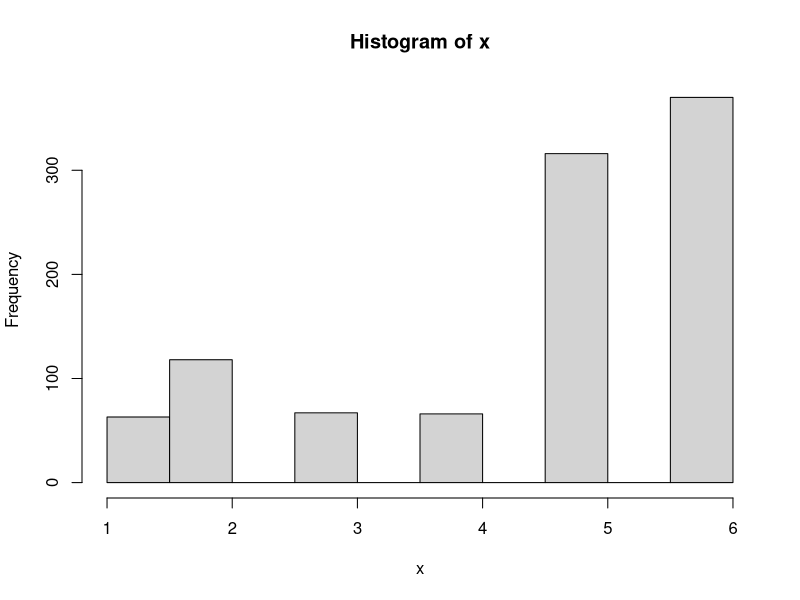

Write the R code that produced this figure.
#Tema:
#construiti o functie in R care sa genereze un zar masluit pe mai multe fete indicand
#probabilitatile fetelor favorizate iar celelalte probabilitati sa fie calculate implicit (0.1/10 bonus)

fete <- 1:6
fav <- c(5, 6, 2) #aici bagam n-tuplul pe care il vrem favorizat
probFav <-c(0.3, 0.4, 0.1)
rest <- 1 - sum(probFav)
neFav <- setdiff(fete, fav)
prob <- rep(0,6)
prob[fav] <- probFav
prob[neFav] <- rest/length(neFav)

x<- sample(fete, 10^3, replace = T, prob = prob)
hist(x)


